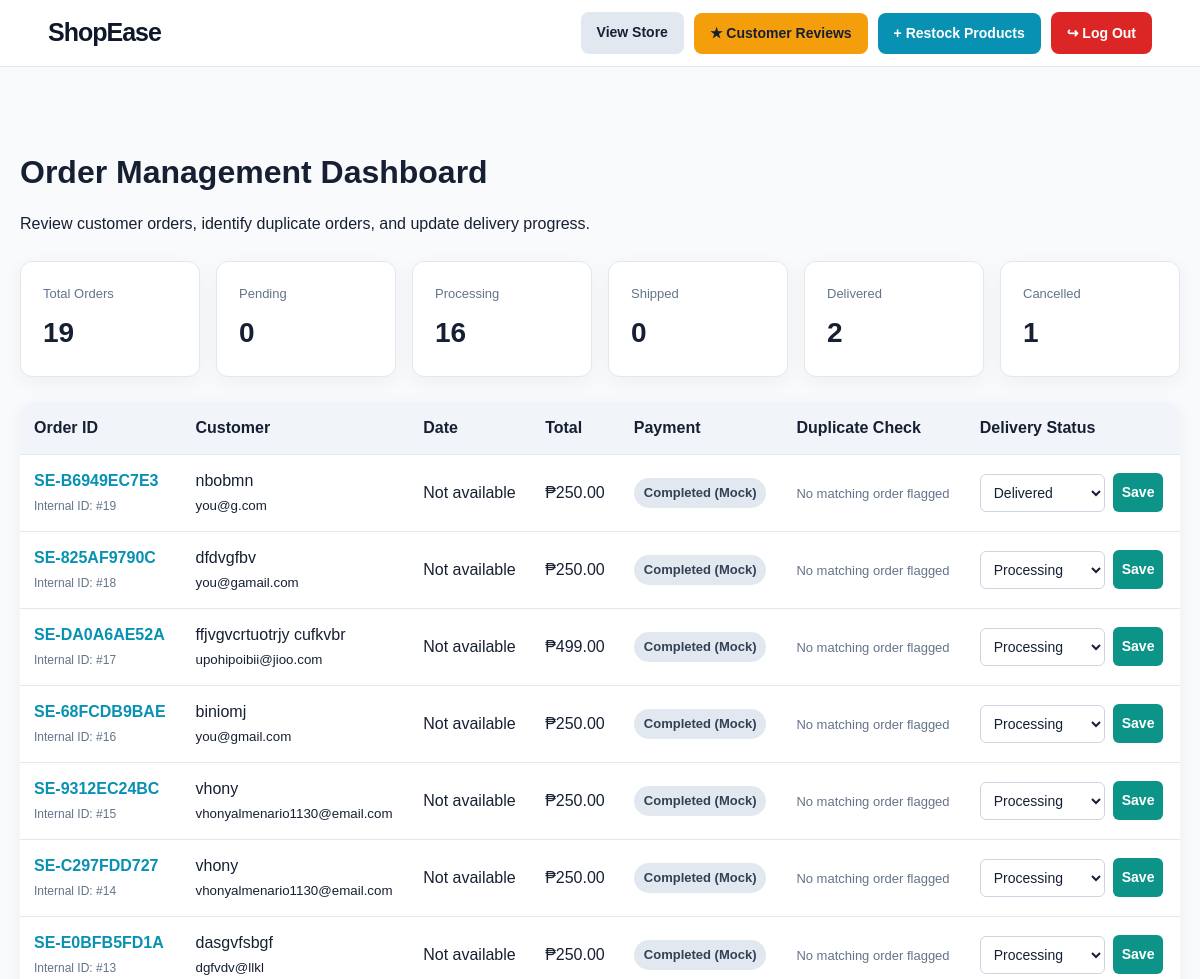
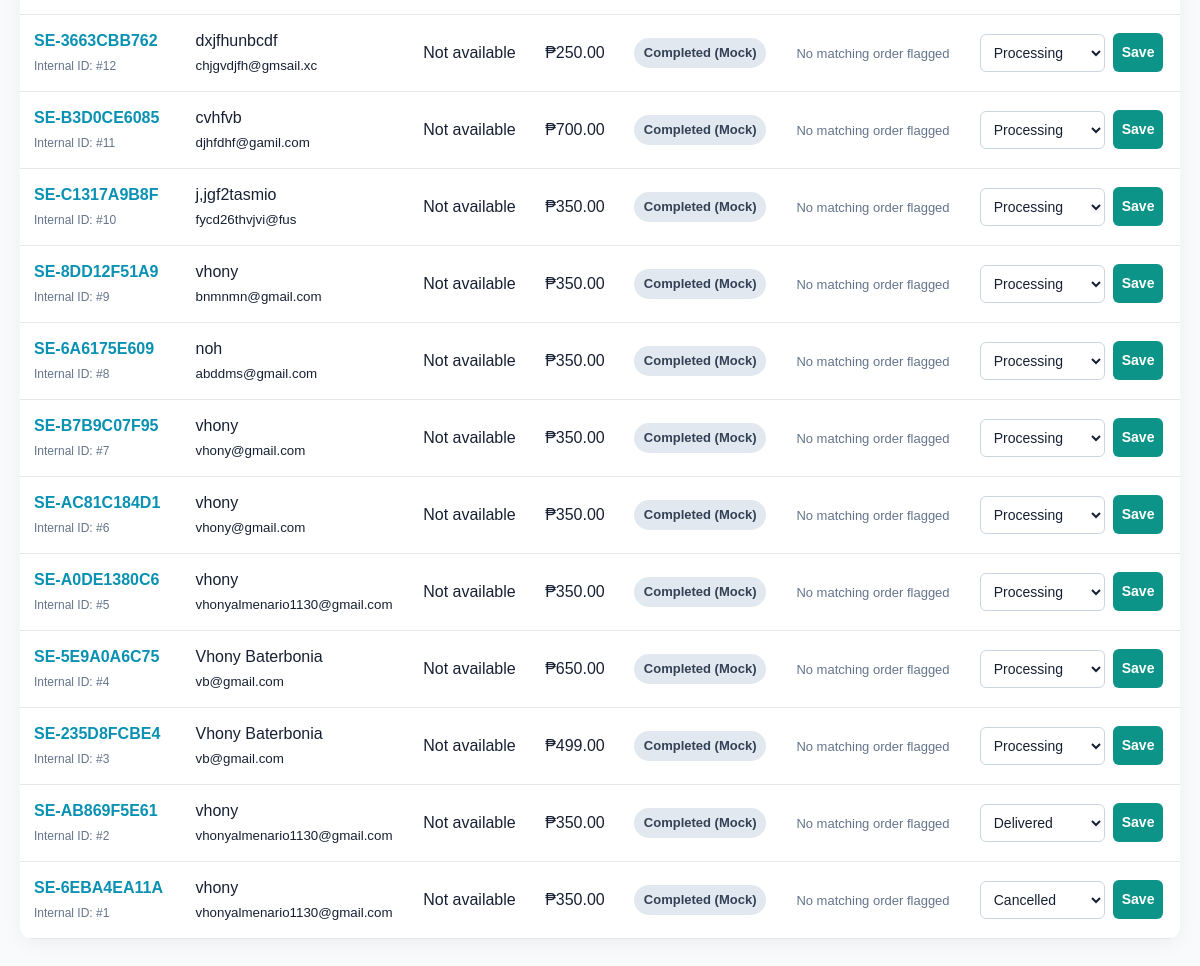
The app's page /admin/orders (signed in) with its own data (2 pictures, top to bottom).
### tables this page shows
CREATE TABLE orders (
            id INTEGER PRIMARY KEY AUTOINCREMENT,
            customer_id INTEGER NOT NULL,
            total REAL NOT NULL CHECK(total >= 0),
            status TEXT NOT NULL DEFAULT 'Pending', delivery_status TEXT NOT NULL
                DEFAULT 'Processing', created_at TEXT, tracking_token TEXT, public_order_id TEXT,
            FOREIGN KEY (customer_id) REFERENCES customers(id)
        );

CREATE TABLE customers (
            id INTEGER PRIMARY KEY AUTOINCREMENT,
            name TEXT NOT NULL,
            email TEXT NOT NULL UNIQUE,
            phone TEXT
        );

### app.py (the view, shortened to what this page needs)
@app.route("/admin/orders")
@admin_required
def order_dashboard():
    connection = get_connection()
    try:
        orders = [
            row_to_dict(row)
            for row in view_orders()
        ]
        columns = get_columns(connection, "orders")
        order_id_column = find_column(
            columns, "order_id", "id"
        )
        if "public_order_id" in columns and order_id_column:
            id_sql = quote_identifier(order_id_column)
            for order in orders:
                internal_id = get_order_id(order)
                row = connection.execute(
                    f"""
                    SELECT public_order_id
                    FROM orders
                    WHERE {id_sql} = ?
                    """,
                    (internal_id,)
                ).fetchone()
                order["public_order_id"] = (
                    row["public_order_id"] if row else None
                )
        duplicate_map = detect_dashboard_duplicates(
            connection, orders
        )
        for order in orders:
            order_id = get_order_id(order)
            duplicate_info = duplicate_map.get(
                order_id,
                {
                    "duplicate": False,
                    "duplicate_of": None
                }
            )
            order["duplicate"] = duplicate_info["duplicate"]
            order["duplicate_of"] = duplicate_info["duplicate_of"]
    finally:
        connection.close()
    stats = {
        "total": len(orders),
        "pending": 0,
        "processing": 0,
        "shipped": 0,
        "delivered": 0,
        "cancelled": 0
    }
    for order in orders:
        status = str(
            order.get("delivery_status") or "Pending"
        ).strip().lower()
        if status in stats:
            stats[status] += 1
    return render_template(
        "dashboard.html",
        orders=orders,
        stats=stats,
        error=None
    )

### templates/dashboard.html (shortened to what this page needs)
<!DOCTYPE html>
<html lang="en">
<head>
    <link rel="stylesheet"
          href="{{ url_for('static', filename='css/style.css') }}">
</head>
<body>
    <header class="navbar">
        <a class="logo" href="{{ url_for('home') }}">
            ShopEase
        </a>
        <div class="dashboard-actions">
            <a href="{{ url_for('home') }}"
               class="view-store-btn">
                View Store
            </a>
            <a href="{{ url_for('admin_reviews') }}"
               class="reviews-btn">
                ★ Customer Reviews
            </a>
            <a href="{{ url_for('restock_products') }}"
               class="restock-btn">
                + Restock Products
            </a>
            <form
                action="{{ url_for('admin_logout') }}"
                method="POST"
                onsubmit="return confirm('Are you sure you want to log out?');"
            >
                <button type="submit" class="logout-btn">
                    ↪ Log Out
                </button>
            </form>
        </div>
    </header>
    <main class="dashboard">
        <h1>Order Management Dashboard</h1>
        <p>
            Review customer orders, identify duplicate orders,
            and update delivery progress.
        </p>
        <section class="dashboard-stats">
            <article class="stat-card">
                <p>Total Orders</p>
                <h2>{{ stats.total|default(0) }}</h2>
            </article>
            <article class="stat-card">
                <p>Pending</p>
                <h2>{{ stats.pending|default(0) }}</h2>
            </article>
            <article class="stat-card">
                <p>Processing</p>
                <h2>{{ stats.processing|default(0) }}</h2>
            </article>
            <article class="stat-card">
                <p>Shipped</p>
                <h2>{{ stats.shipped|default(0) }}</h2>
            </article>
            <article class="stat-card">
                <p>Delivered</p>
                <h2>{{ stats.delivered|default(0) }}</h2>
            </article>
            <article class="stat-card">
                <p>Cancelled</p>
                <h2>{{ stats.cancelled|default(0) }}</h2>
            </article>
        </section>
        <div class="table-wrap">
            <table class="orders-table">
                <thead>
                    <tr>
                        <th>Order ID</th>
                        <th>Customer</th>
                        <th>Date</th>
                        <th>Total</th>
                        <th>Payment</th>
                        <th>Duplicate Check</th>
                        <th>Delivery Status</th>
                    </tr>
                </thead>
                <tbody>
                    {% for order in orders %}
                        {% set oid = order['order_id'] if order['order_id'] is defined else order['id'] if order['id'] is defined else '' %}
                        {% set public_id = order.get('public_order_id', '') %}
                        {% set total_amount = order['total'] if order['total'] is defined else order['total_amount'] if order['total_amount'] is defined else 0 %}
                        {% set delivery = order['delivery_status'] if order['delivery_status'] is defined and order['delivery_status'] else 'Pending' %}
                        {% set payment = order['payment_status'] if order['payment_status'] is defined and order['payment_status'] else order['status'] if order['status'] is defined and order['status'] else 'Not available' %}
                        {% set customer_name = order['customer_name'] if order['customer_name'] is defined and order['customer_name'] else 'Guest' %}
                        {% set customer_email = order['customer_email'] if order['customer_email'] is defined else '' %}
                        {% set created_at = order['created_at'] if order['created_at'] is defined and order['created_at'] else 'Not available' %}
                        {% set is_duplicate = order.get('duplicate', false) %}
                        {% set duplicate_of = order.get('duplicate_of') %}
                        <tr id="order-{{ oid }}">
                            <td>
                                {% if public_id %}
                                    <span class="public-order-id">
                                        {{ public_id }}
                                    </span>
                                    <br>
                                    <span class="internal-order-id">
                                        Internal ID: #{{ oid }}
                                    </span>
                                {% else %}
                                    #{{ oid }}
                                {% endif %}
                            </td>
                            <td>
                                {{ customer_name }}
                                {% if customer_email %}
                                    <br>
                                    <small>
                                        {{ customer_email }}
                                    </small>
                                {% endif %}
                            </td>
                            <td>
                                {{ created_at }}
                            </td>
                            <td>
                                ₱{{ "%.2f"|format(total_amount|float) }}
                            </td>
                            <td>
                                <span class="status-badge">
                                    {{ payment }}
                                </span>
                            </td>
                            <td>
                                {% if is_duplicate %}
                                    <span class="duplicate-badge">
                                        ⚠ Possible Duplicate
                                    </span>
                                    <div class="duplicate-details">
                                        {% if duplicate_of %}
                                            Matches order:
                                            <a href="#order-{{ duplicate_of }}">
                                                #{{ duplicate_of }}
                                            </a>
                                        {% else %}
                                            This order may be a duplicate.
                                        {% endif %}
                                    </div>
                                {% else %}
                                    <span class="normal-order">
                                        No matching order flagged
                                    </span>
                                {% endif %}
                            </td>
                            <td>
                                {% if oid %}
                                    <form method="post"
                                          action="{{ url_for('update_order_status', order_id=oid) }}">
                                        <select name="delivery_status"
                                                aria-label="Delivery status for order {{ oid }}"
                                                required>
                                            {% for status in [
                                                'Pending',
                                                'Processing',
                                                'Shipped',
                                                'Delivered',
                                                'Cancelled'
                                            ] %}
                                                <option value="{{ status }}"
                                                    {% if status|lower == delivery|string|lower %}
                                                        selected
                                                    {% endif %}>
                                                    {{ status }}
                                                </option>
                                            {% endfor %}
                                        </select>
                                        <button type="submit">
                                            Save
                                        </button>
                                    </form>
                                {% else %}
                                    <span class="status-badge">
                                        Unavailable
                                    </span>
                                {% endif %}
                            </td>
                        </tr>
                    {% endfor %}
                </tbody>
            </table>
        </div>
    </main>
</body>
</html>

### records on screen
orders: orders "SE-B6949EC7E3", total "250.00", orders "Completed (Mock)", delivery_status "Delivered"
customers: orders "nbobmn", orders "you@g.com"
orders: orders "SE-825AF9790C", total "250.00", orders "Completed (Mock)", delivery_status "Processing"
customers: orders "dfdvgfbv", orders "you@gamail.com"
orders: orders "SE-DA0A6AE52A", total "499.00", orders "Completed (Mock)", delivery_status "Processing"
customers: orders "ffjvgvcrtuotrjy cufkvbr", orders "upohipoibii@jioo.com"
orders: orders "SE-68FCDB9BAE", total "250.00", orders "Completed (Mock)", delivery_status "Processing"
customers: orders "biniomj", orders "you@gmail.com"
orders: orders "SE-9312EC24BC", total "250.00", orders "Completed (Mock)", delivery_status "Processing"
customers: orders "vhony" "vhony", orders "vhonyalmenario1130@email.com" "vhonyalmenario1130@email.com"
orders: orders "SE-C297FDD727", total "250.00", orders "Completed (Mock)", delivery_status "Processing"
orders: orders "SE-E0BFB5FD1A", total "250.00", orders "Completed (Mock)", delivery_status "Processing"
customers: orders "dasgvfsbgf", orders "dgfvdv@llkl"
orders: orders "SE-3663CBB762", total "250.00", orders "Completed (Mock)", delivery_status "Processing"
customers: orders "dxjfhunbcdf", orders "chjgvdjfh@gmsail.xc"
orders: orders "SE-B3D0CE6085", total "700.00", orders "Completed (Mock)", delivery_status "Processing"
customers: orders "cvhfvb", orders "djhfdhf@gamil.com"
orders: orders "SE-C1317A9B8F", total "350.00", orders "Completed (Mock)", delivery_status "Processing"
customers: orders "j,jgf2tasmio", orders "fycd26thvjvi@fus"
orders: orders "SE-8DD12F51A9", total "350.00", orders "Completed (Mock)", delivery_status "Processing"
customers: orders "vhony", orders "bnmnmn@gmail.com"
orders: orders "SE-6A6175E609", total "350.00", orders "Completed (Mock)", delivery_status "Processing"
customers: orders "noh", orders "abddms@gmail.com"
orders: orders "SE-B7B9C07F95", total "350.00", orders "Completed (Mock)", delivery_status "Processing"
customers: orders "vhony" "vhony", orders "vhony@gmail.com" "vhony@gmail.com"
orders: orders "SE-AC81C184D1", total "350.00", orders "Completed (Mock)", delivery_status "Processing"
orders: orders "SE-A0DE1380C6", total "350.00", orders "Completed (Mock)", delivery_status "Processing"
customers: orders "vhony" "vhony" "vhony", orders "vhonyalmenario1130@gmail.com" "vhonyalmenario1130@gmail.com" "vhonyalmenario1130@gmail.com"
orders: orders "SE-5E9A0A6C75", total "650.00", orders "Completed (Mock)", delivery_status "Processing"
customers: orders "Vhony Baterbonia" "Vhony Baterbonia", orders "vb@gmail.com" "vb@gmail.com"
orders: orders "SE-235D8FCBE4", total "499.00", orders "Completed (Mock)", delivery_status "Processing"
orders: orders "SE-AB869F5E61", total "350.00", orders "Completed (Mock)", delivery_status "Delivered"
orders: orders "SE-6EBA4EA11A", total "350.00", orders "Completed (Mock)", delivery_status "Cancelled"

### other values on screen
{{ stats.total|default(0) }} "19"
{{ stats.pending|default(0) }} "0"
{{ stats.processing|default(0) }} "16"
{{ stats.shipped|default(0) }} "0"
{{ stats.delivered|default(0) }} "2"
{{ stats.cancelled|default(0) }} "1"
{{ oid }} "19" "18" "17" "16" "15" "14" "13" "12" "11" "10" "9" "8" "7" "6" "5" "4" "3" "2" "1"
{{ created_at }} "Not available" "Not available" "Not available" "Not available" "Not available" "Not available" "Not available" "Not available" "Not available" "Not available" "Not available" "Not available" "Not available" "Not available" "Not available" "Not available" "Not available" "Not available" "Not available"
